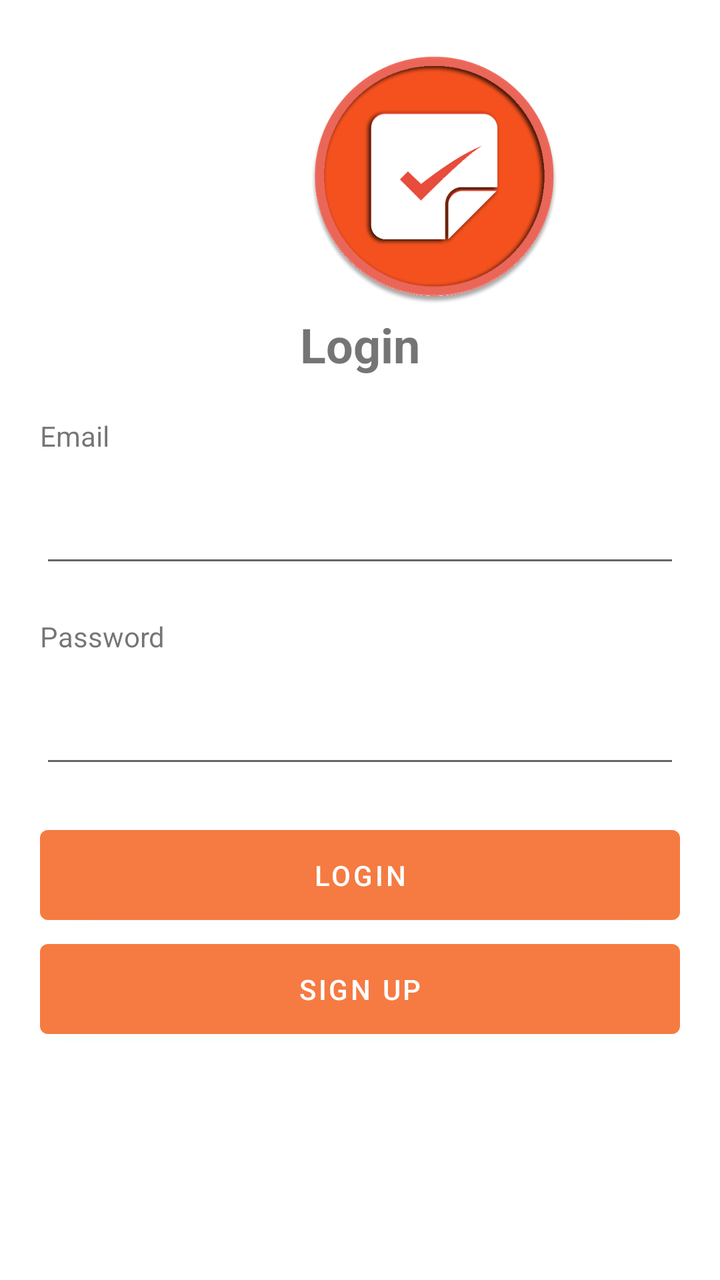
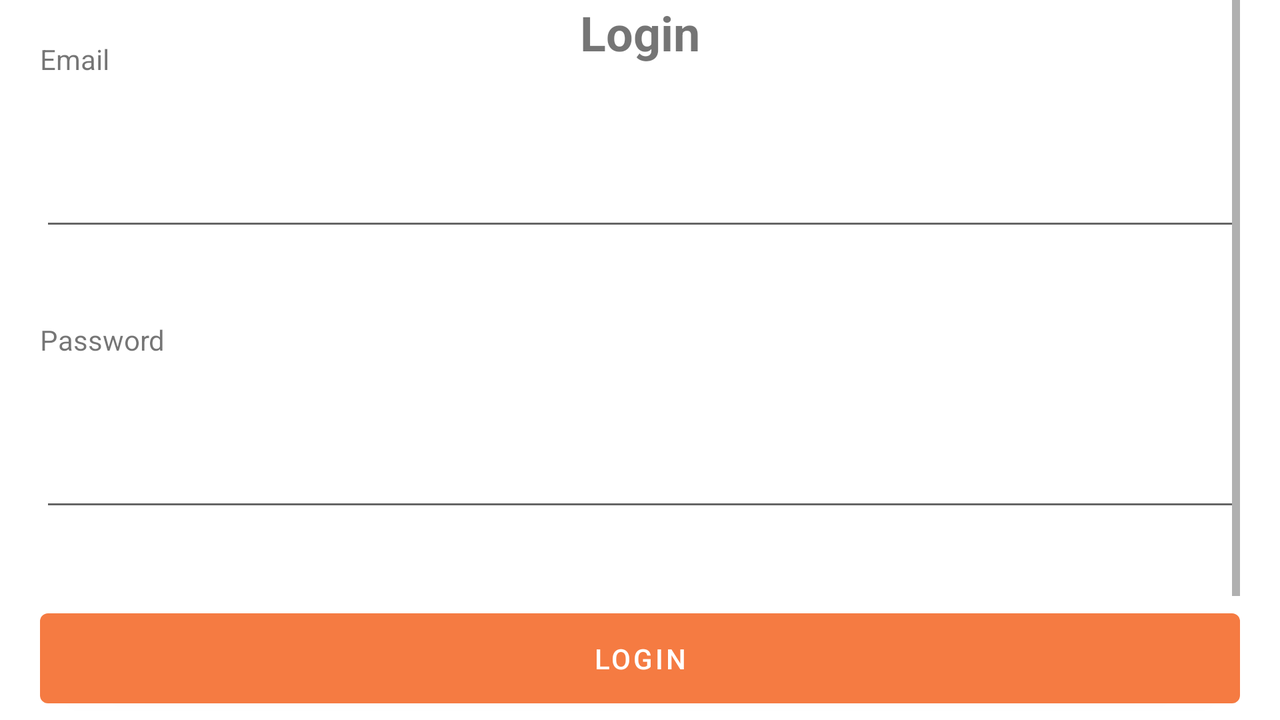

Compare how this app lays out the same screen by default and in its alternative resource folder. The renders come first, then the two layout files and the values they reference.
<!-- AndroidManifest.xml: application theme Theme.TodoApp -->
<!-- res/layout/activity_login.xml -->
<?xml version="1.0" encoding="utf-8"?>
<androidx.constraintlayout.widget.ConstraintLayout xmlns:android="http://schemas.android.com/apk/res/android"
    xmlns:app="http://schemas.android.com/apk/res-auto"
    xmlns:tools="http://schemas.android.com/tools"
    android:layout_width="match_parent"
    android:layout_height="match_parent"
    tools:context=".LoginActivity"
    android:layout_margin="@dimen/default_margin"
    android:backgroundTint="@color/purple_200"
    >

    <Button
        android:layout_marginVertical="@dimen/default_margin"
        android:id="@+id/login_activity_btn_login"
        android:layout_width="match_parent"
        android:layout_height="57dp"
        android:layout_marginTop="20dp"
        android:text="@string/login"
        app:layout_constraintEnd_toEndOf="parent"
        app:layout_constraintHorizontal_bias="0.0"
        app:layout_constraintStart_toStartOf="parent"
        app:layout_constraintTop_toBottomOf="@+id/password_input" />

    <EditText
        android:layout_marginVertical="@dimen/default_margin"
        android:id="@+id/password_input"
        android:layout_width="match_parent"
        android:layout_height="wrap_content"
        android:ems="10"
        android:inputType="textPassword"
        app:layout_constraintEnd_toEndOf="parent"
        app:layout_constraintHorizontal_bias="0.0"
        app:layout_constraintStart_toStartOf="parent"
        app:layout_constraintTop_toBottomOf="@+id/password_label" />

    <TextView
        android:layout_marginVertical="@dimen/default_margin"
        android:id="@+id/password_label"
        android:layout_width="wrap_content"
        android:layout_height="wrap_content"
        android:layout_marginTop="12dp"
        android:text="@string/password"
        app:layout_constraintStart_toStartOf="parent"
        app:layout_constraintTop_toBottomOf="@+id/email_input" />

    <Button
        android:id="@+id/register_btn"
        android:layout_width="match_parent"
        android:layout_height="57dp"
        android:text="@string/sign_up"
        app:layout_constraintEnd_toEndOf="parent"
        app:layout_constraintHorizontal_bias="0.0"
        app:layout_constraintStart_toStartOf="parent"
        app:layout_constraintTop_toBottomOf="@+id/login_activity_btn_login" />

    <EditText
        android:id="@+id/email_input"
        android:layout_marginVertical="@dimen/default_margin"
        android:layout_width="match_parent"
        android:layout_height="wrap_content"
        android:ems="10"
        android:inputType="textEmailAddress"
        app:layout_constraintEnd_toEndOf="parent"
        app:layout_constraintHorizontal_bias="0.0"
        app:layout_constraintStart_toStartOf="parent"
        app:layout_constraintTop_toBottomOf="@+id/email_label"
         />

    <TextView
        android:id="@+id/email_label"
        android:layout_width="wrap_content"
        android:layout_height="wrap_content"
        android:layout_marginVertical="@dimen/default_margin"
        android:text="@string/email"
        app:layout_constraintStart_toStartOf="parent"
        app:layout_constraintTop_toBottomOf="@id/Login_Heading" />

    <TextView
        android:id="@+id/Login_Heading"
        android:layout_width="match_parent"
        android:layout_height="wrap_content"
        android:text="@string/login"
        android:textAlignment="center"
        android:textSize="@dimen/heading_text_sixe"
        android:textStyle="bold"
        app:layout_constraintTop_toBottomOf="@+id/imageView2"
        tools:layout_editor_absoluteX="-26dp" />

    <ImageView
        android:id="@+id/imageView2"
        android:layout_width="394dp"
        android:layout_height="136dp"
        app:layout_constraintStart_toStartOf="parent"
        app:layout_constraintTop_toTopOf="parent"
        app:srcCompat="@drawable/splash" />
</androidx.constraintlayout.widget.ConstraintLayout>
<!-- resources referenced by this layout -->
<resources>
  <color name="purple_200">#FFBB86FC</color>
  <dimen name="default_margin">20dp</dimen>
  <dimen name="heading_text_sixe">24sp</dimen>
  <!-- drawable splash: png bitmap (drawable, 57009 bytes) -->
  <string name="email">Email</string>
  <string name="login">Login</string>
  <string name="password">Password</string>
  <string name="sign_up">Sign Up</string>
  <style name="Theme.TodoApp" parent="Theme.MaterialComponents.DayNight.DarkActionBar">
          
          <item name="colorPrimary">@color/red</item>
          <item name="colorPrimaryVariant">@color/red</item>
          <item name="colorOnPrimary">@color/white</item>
          
          <item name="colorSecondary">@color/teal_200</item>
          <item name="colorSecondaryVariant">@color/teal_700</item>
          <item name="colorOnSecondary">@color/black</item>
          
          <item name="android:statusBarColor" tools:targetApi="l">?attr/colorPrimaryVariant</item>
          
      </style>
  <color name="red">#f57b42</color>
  <color name="white">#FFFFFFFF</color>
  <color name="teal_200">#FF03DAC5</color>
  <color name="teal_700">#FF018786</color>
  <color name="black">#FF000000</color>
</resources>
<!-- res/layout-land/activity_login.xml (the repository's variant of the layout above) -->
<!-- drawn on the phone turned sideways -->
<?xml version="1.0" encoding="utf-8"?>
<androidx.constraintlayout.widget.ConstraintLayout xmlns:android="http://schemas.android.com/apk/res/android"
    xmlns:app="http://schemas.android.com/apk/res-auto"
    xmlns:tools="http://schemas.android.com/tools"
    android:layout_width="match_parent"
    android:layout_height="match_parent"
    tools:context=".LoginActivity"
    android:layout_marginHorizontal="@dimen/default_margin"
    android:backgroundTint="@color/purple_200"
    >
    <TextView
        android:id="@+id/Login_Heading"
        android:layout_width="match_parent"
        android:layout_height="wrap_content"
        android:text="@string/login"
        app:layout_constraintTop_toTopOf="parent"
        tools:layout_editor_absoluteX="112dp"
        android:textAlignment="center"
        android:textStyle="bold"
        android:textSize="@dimen/heading_text_sixe"/>

    <ScrollView
        android:layout_width="match_parent"
        android:layout_height="match_parent"
        android:orientation="vertical"
        app:layout_constraintTop_toBottomOf="@+id/Login_Heading">

    <LinearLayout
        android:layout_width="match_parent"
        android:layout_height="wrap_content"
        android:orientation="vertical">
    <TextView
        android:id="@+id/email_label"
        android:layout_width="wrap_content"
        android:layout_height="wrap_content"
        android:layout_marginVertical="@dimen/default_margin"
        android:text="@string/email"
        app:layout_constraintStart_toStartOf="parent"
        app:layout_constraintTop_toBottomOf="@id/Login_Heading" />
    <EditText
        android:id="@+id/email_input"
        android:layout_marginVertical="@dimen/default_margin"
        android:layout_width="match_parent"
        android:layout_height="wrap_content"
        android:ems="10"
        android:inputType="textEmailAddress"
        app:layout_constraintEnd_toEndOf="parent"
        app:layout_constraintHorizontal_bias="0.0"
        app:layout_constraintStart_toStartOf="parent"
        app:layout_constraintTop_toBottomOf="@+id/email_label"
        />


    <TextView
        android:layout_marginVertical="@dimen/default_margin"
        android:id="@+id/password_label"
        android:layout_width="wrap_content"
        android:layout_height="wrap_content"
        android:layout_marginTop="12dp"
        android:text="@string/password"
        app:layout_constraintStart_toStartOf="parent"
        app:layout_constraintTop_toBottomOf="@+id/email_input" />
    <EditText
        android:layout_marginVertical="@dimen/default_margin"
        android:id="@+id/password_input"
        android:layout_width="match_parent"
        android:layout_height="wrap_content"
        android:ems="10"
        android:inputType="textPassword"
        app:layout_constraintEnd_toEndOf="parent"
        app:layout_constraintHorizontal_bias="0.0"
        app:layout_constraintStart_toStartOf="parent"
        app:layout_constraintTop_toBottomOf="@+id/password_label" />


    <Button
        android:layout_marginVertical="@dimen/default_margin"
        android:id="@+id/login_activity_btn_login"
        android:layout_width="match_parent"
        android:layout_height="57dp"
        android:layout_marginTop="20dp"
        android:text="@string/login"
        app:layout_constraintEnd_toEndOf="parent"
        app:layout_constraintHorizontal_bias="0.0"
        app:layout_constraintStart_toStartOf="parent"
        app:layout_constraintTop_toBottomOf="@+id/password_input" />
    <Button
        android:id="@+id/register_btn"
        android:layout_width="match_parent"
        android:layout_height="57dp"
        android:text="@string/sign_up"
        app:layout_constraintEnd_toEndOf="parent"
        app:layout_constraintHorizontal_bias="0.0"
        app:layout_constraintStart_toStartOf="parent"
        app:layout_constraintTop_toBottomOf="@+id/login_activity_btn_login" />

    </LinearLayout>
    </ScrollView>

</androidx.constraintlayout.widget.ConstraintLayout>
<!-- resources referenced by the variant -->
<!-- as the phone turned sideways resolves them -->
<resources>
  <color name="purple_200">#FFBB86FC</color>
  <dimen name="default_margin">20dp</dimen>
  <dimen name="heading_text_sixe">24sp</dimen>
  <string name="email">Email</string>
  <string name="login">Login</string>
  <string name="password">Password</string>
  <string name="sign_up">Sign Up</string>
  <style name="Theme.TodoApp" parent="Theme.MaterialComponents.DayNight.DarkActionBar">
          
          <item name="colorPrimary">@color/red</item>
          <item name="colorPrimaryVariant">@color/red</item>
          <item name="colorOnPrimary">@color/white</item>
          
          <item name="colorSecondary">@color/teal_200</item>
          <item name="colorSecondaryVariant">@color/teal_700</item>
          <item name="colorOnSecondary">@color/black</item>
          
          <item name="android:statusBarColor" tools:targetApi="l">?attr/colorPrimaryVariant</item>
          
      </style>
  <color name="red">#f57b42</color>
  <color name="white">#FFFFFFFF</color>
  <color name="teal_200">#FF03DAC5</color>
  <color name="teal_700">#FF018786</color>
  <color name="black">#FF000000</color>
</resources>
